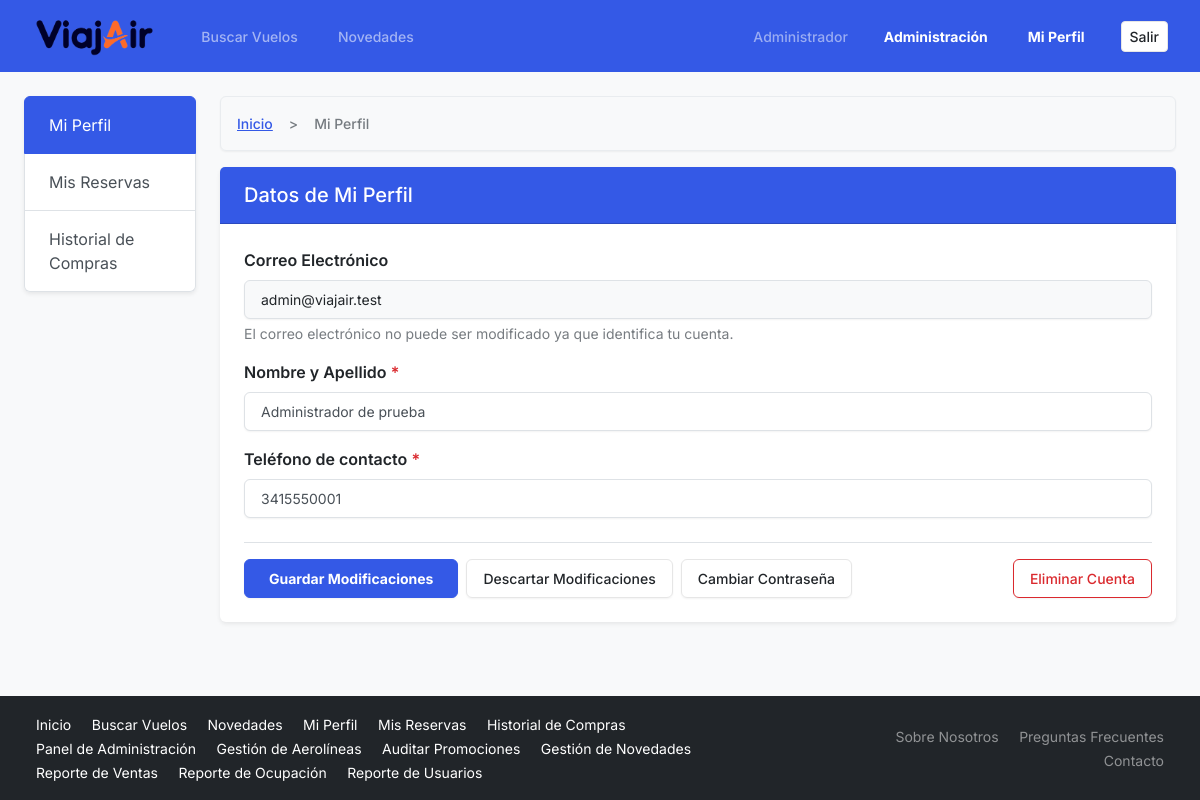
The app's page /pasajero/perfil.php (signed in) with its own data.
### tables this page shows
CREATE TABLE USUARIOS (
    codUsuario INT AUTO_INCREMENT PRIMARY KEY,
    nombreUsuario VARCHAR(100) NOT NULL,
    claveUsuario VARCHAR(8) NOT NULL,
    tipoUsuario ENUM('administrador', 'ceo', 'usuario') NOT NULL,
    emailUsuario VARCHAR(100) NOT NULL UNIQUE,
    telefonoUsuario VARCHAR(20) NOT NULL
);

### pasajero/perfil.php (the view, shortened to what this page needs)
<?php
require '../includes/conexion.php';
$user_id = $_SESSION['codUsuario'];
$sqlUser = "SELECT nombreUsuario, emailUsuario, telefonoUsuario FROM USUARIOS WHERE codUsuario = ?";
$stmtUser = $conexion->prepare($sqlUser);
$stmtUser->bind_param("i", $user_id);
$stmtUser->execute();
$user = $stmtUser->get_result()->fetch_assoc();
require '../includes/header.php';
?>
<div class="row">
    <?php
    require 'sidebar_pasajero.php';
    ?>
    <div class="col-md-9 col-lg-10">
        <nav aria-label="breadcrumb">
            <ol class="breadcrumb">
                <li class="breadcrumb-item"><a href="/tpi/index.php">Inicio</a></li>
                <li class="breadcrumb-item active" aria-current="page">Mi Perfil</li>
            </ol>
        </nav>
        <div class="card shadow-sm border-0 mb-4">
            <div class="card-header bg-primary text-white py-3">
                <h1 class="h5 mb-0 text-white">Datos de Mi Perfil</h1>
            </div>
            <div class="card-body p-4">
                <form action="/tpi/pasajero/perfil.php" method="POST">
                    <fieldset>
                        <div class="mb-3">
                            <label for="email" class="form-label fw-semibold text-dark">
                                Correo Electrónico
                            </label>
                            <input type="email" class="form-control bg-light text-dark" id="email"
                                value="<?= htmlspecialchars($user['emailUsuario']); ?>"
                                readonly aria-readonly="true" aria-describedby="email-bloqueado-ayuda">
                            <div id="email-bloqueado-ayuda" class="form-text text-muted">
                                El correo electrónico no puede ser modificado ya que identifica tu cuenta.
                            </div>
                        </div>
                        <div class="mb-3">
                            <label for="nombre" class="form-label fw-semibold text-dark">
                                Nombre y Apellido <span class="text-danger" aria-hidden="true">*</span>
                            </label>
                            <input type="text" class="form-control" id="nombre" name="nombre"
                                   value="<?= htmlspecialchars($user['nombreUsuario']); ?>"
                                   required aria-required="true">
                        </div>
                        <div class="mb-4">
                            <label for="telefono" class="form-label fw-semibold text-dark">
                                Teléfono de contacto <span class="text-danger" aria-hidden="true">*</span>
                            </label>
                            <input type="tel" class="form-control" id="telefono" name="telefono"
                                   value="<?= htmlspecialchars($user['telefonoUsuario']); ?>"
                                   required aria-required="true">
                        </div>
                    </fieldset>
                    <div class="d-flex flex-wrap justify-content-between align-items-center gap-2 pt-3 border-top">
                        <div class="d-flex flex-wrap gap-2">
                            <button type="submit" class="btn btn-primary fw-bold px-4">
                                Guardar Modificaciones
                            </button>
                            <a href="/tpi/pasajero/perfil.php" class="btn btn-outline-secondary">
                                Descartar Modificaciones
                            </a>
                            <a href="/tpi/auth/recuperar_pass.php" class="btn btn-outline-secondary">
                                Cambiar Contraseña
                            </a>
                        </div>
                        <button type="button" class="btn btn-outline-danger" data-bs-toggle="modal" data-bs-target="#modalBajaCuenta">
                            Eliminar Cuenta
                        </button>
                    </div>
                </form>
            </div>
        </div>
    </div>
</div>
<?php require '../includes/footer.php'; ?>

### assets/css/styles.css (style rules this page uses)
html { overflow-y: scroll; }
html, body { max-width: 100%; overflow-x: clip; }
:is(a, button, input, select, textarea, .btn, .page-link, .accordion-button):focus-visible { outline: 3px solid #060b26; outline-offset: 2px; }

### records on screen
usuarios: emailUsuario "admin@viajair.test", nombre "Administrador de prueba", telefono "3415550001"

### other values on screen
explode(' ', trim($nameLogin))[0] "Administrador"
